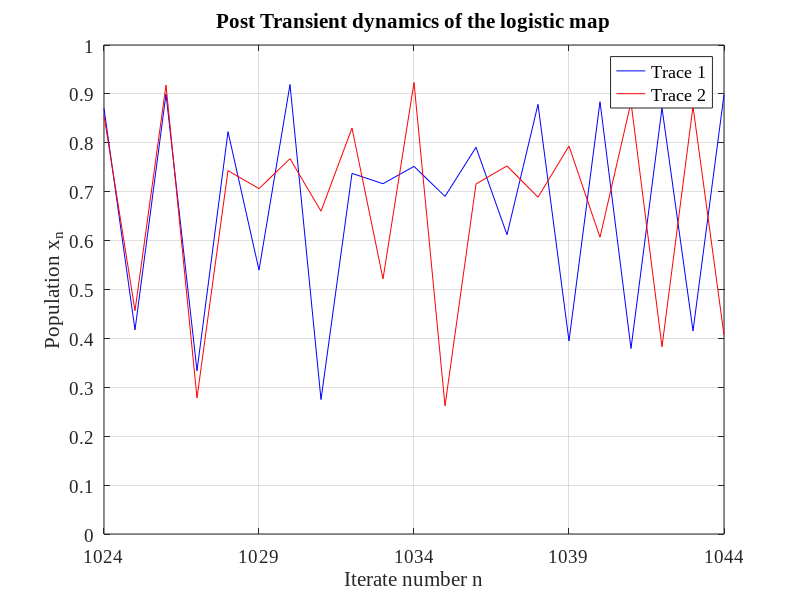

MATLAB code for this plot:
clear variables
set(0, 'DefaultAxesFontName','Times New Roman','DefaultAxesFontSize',14);

Ntrans = 1024;
NT = 20;                           % number of times
lambda = 3.7;                     % control parameter
x0 = sqrt(2)/10;                    % inital value of x
epsilon = 0.01;                      %offset of curves

x10 = x0;                           %
x20 = x0 + epsilon;                           %
n(1) = 0;                      % inital n function input (descrete time entry point

for j = 1:Ntrans
    x10 = lambda*x10*(1-x10);
    x20 = lambda*x20*(1-x20);
end

x1(1) = x10;                          % inital x function input
x2(1) = x20;                           % intial offset x input
n(1) = Ntrans;                      % inital n function input (after transience elimination)

for j = 1:NT;                          %loop start:end
    x1(j+1) = lambda*x1(j)*(1-x1(j));      % function of x
    x2(j+1) = lambda*x2(j)*(1-x2(j));       %offset function of x
    n(j+1) = Ntrans + j;                %translates origin from 0 to Ntrans
end

figure(1)
plot(n,x1,'b',n,x2,'r')                       % Plot different curve on one set of axes
grid on
xlabel('Iterate number n')
ylabel('Population x_n')
title('Post Transient dynamics of the logistic map')     %title
legend('Trace 1','Trace 2')
axis([Ntrans Ntrans+NT 0 1])
set(gca,'XTick',Ntrans:5:Ntrans+NT)                   %set scale markings (ticks) 
set(gca,'YTick',0:0.1:1)